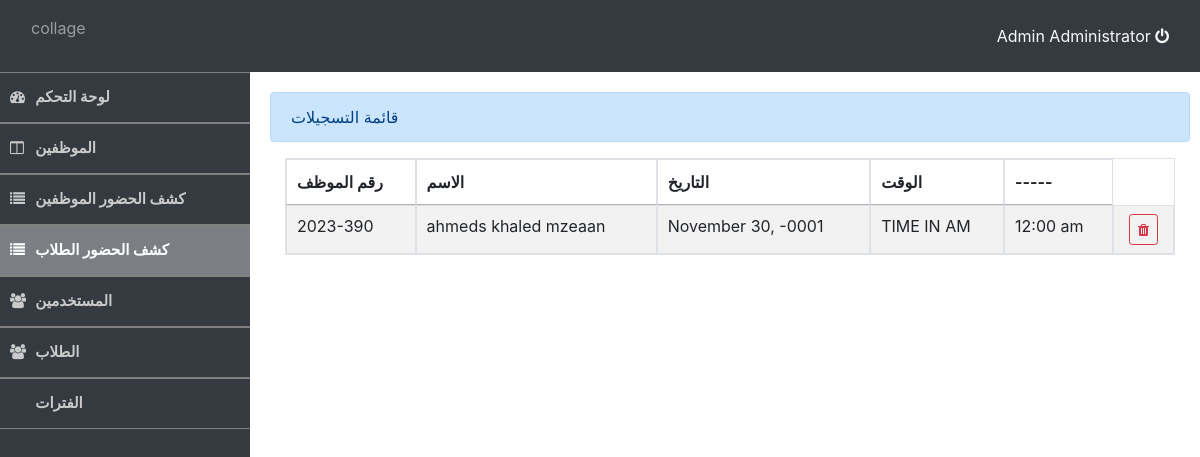
The page /admin/attendance_std.php (signed in) on the database its author committed.
### tables this page shows
CREATE TABLE `users` (
  `id` int(11) NOT NULL,
  `username` varchar(100) NOT NULL,
  `password` varchar(100) NOT NULL,
  `firstname` varchar(100) NOT NULL,
  `lastname` varchar(100) NOT NULL
);

CREATE TABLE `std_attend` (
  `id` int(11) NOT NULL,
  `student_id` int(11) NOT NULL,
  `log_type` tinyint(4) NOT NULL,
  `datetime_log` datetime NOT NULL,
  `date_updated` datetime NOT NULL
);

CREATE TABLE `student` (
  `id` int(11) NOT NULL,
  `student_no` varchar(100) NOT NULL,
  `password` varchar(100) NOT NULL,
  `firstname` varchar(100) NOT NULL,
  `middlename` varchar(100) NOT NULL,
  `lastname` varchar(100) NOT NULL,
  `avatar` varchar(100) NOT NULL,
  `department` varchar(100) NOT NULL,
  `year_acadmic` int(11) NOT NULL
);

### admin/auth.php (called while the page is built, shortened)
<?php
	require_once 'db_connect.php';
	$user_qry = $conn->query("SELECT * FROM users WHERE `id` = '".$_SESSION['login_id']."' ") or die(mysqli_error());
	$user = $user_qry->fetch_array();
	$user_name = $user['firstname']." ".$user['lastname'];
?>

### admin/attendance_std.php (the view, shortened to what this page needs)
<!DOCTYPE html>
<?php
	require_once 'auth.php';
?>
<html lang = "eng">
	<head>
		<?php include('header.php') ?>
	</head>
	<body>
		<?php include('nav_bar.php') ?>
		<div class = "container-fluid admin" >
			<div class = "alert alert-primary"> قائمة التسجيلات</div>
			<div class = "well col-lg-12">
				<table id="table" class="table table-bordered table-striped">
					<thead>
						<tr>
							<th>رقم الموظف</th>
							<th>الاسم</th>
							<th>التاريخ</th>
							<thنوع التسجيل</th>
							<th>الوقت</th>
							<th>-----</th>
						</tr>
					</thead>
					<tbody>
					<?php
						$attendance_qry = $conn->query("SELECT a.*,concat(e.firstname,' ',e.middlename,' ',e.lastname) as name, e.student_no FROM `std_attend` a inner join student e on a.student_id = e.id ");
						while($row = $attendance_qry->fetch_array()){
					?>
						<tr>
							<td><?php echo $row['student_no']?></td>
							<td><?php echo htmlentities($row['name'])?></td>
							<td><?php echo date("F d, Y", strtotime($row['datetime_log']))?></td>
							<?php
							if($row['log_type'] ==1){
								$log = "TIME IN AM";
							}elseif($row['log_type'] ==2){
								$log = "TIME OUT AM";
							}
							elseif($row['log_type'] ==3){
								$log = "TIME IN PM";
							}elseif($row['log_type'] ==4){
								$log = "TIME OUT PM";
							}
							?>
							<td><?php echo $log ?></td>
							<td><?php echo date("h:i a", strtotime($row['datetime_log']))?></td>
							<td><center><button data-id = "<?php echo $row['id']?>" class = "btn btn-sm btn-outline-danger remove_log" type="button"><i class = "fa fa-trash"></i></button></center></td>
						</tr>
					<?php
						}
					?>
					</tbody>
				</table>
			<br />
			<br />
			<br />
			</div>
		</div>
	</body>
</html>

### admin/nav_bar.php (shortened to what this page needs)
	<nav class = "navbar navbar-header navbar-dark bg-dark">
	<div class = "container-fluid">
		<div class = "navbar-header">
			<p class = "navbar-text pull-right">collage</p>
		</div>
		<div class = "nav navbar-nav navbar-right">
			<a href="logout.php" class="text-light"><?php echo $user_name ?> <i class="fa fa-power-off"></i></a>
		</div>
	</div>
</nav>
<div id="sidebar" class="bg-dark">
	<div id="sidebar-field">
		<a href="home.php" class="sidebar-item">
				<div class="sidebar-icon"><i class="fa fa-dashboard"> </i></div>  لوحة التحكم
		</a>
	</div>
	<div id="sidebar-field">
		<a href="employee.php" class="sidebar-item">
				<div class="sidebar-icon"><i class="fa fa-columns"> </i></div>  الموظفين
		</a>
	</div>
	<div id="sidebar-field">
		<a href="attendance.php" class="sidebar-item">
				<div class="sidebar-icon"><i class="fa fa-list"> </i></div>  كشف الحضور الموظفين
		</a>
	</div>
	<div id="sidebar-field">
		<a href="attendance_std.php" class="sidebar-item">
				<div class="sidebar-icon"><i class="fa fa-list"> </i></div>  كشف الحضور الطلاب
		</a>
	</div>
	<div id="sidebar-field">
		<a href="users.php" class="sidebar-item">
				<div class="sidebar-icon"><i class="fa fa-users"> </i></div>  المستخدمين
		</a>
	</div>
	<div id="sidebar-field">
		<a href="student.php" class="sidebar-item">
				<div class="sidebar-icon"><i class="fa fa-users"> </i></div>  الطلاب
		</a>
	</div>
	<div id="sidebar-field">
		<a href="time.php" class="sidebar-item">
				<div class="sidebar-icon"><i class="fa fa-time"> </i></div>  الفترات
		</a>
	</div>
</div>

### assets/css/style.css (style rules this page uses)
body { height:100%; }
div#sidebar { width: 250px; height: 95.3%; position: absolute; }
#sidebar-field { border-top:1px solid gray; }
#sidebar .sidebar-item { position: relative; height: 50px; padding: 10px; display: inline-flex; font-size: 15px; align-items: center; border-bottom: 1px solid gray; width: 100%; color: #cacaca; font-weight: 700 }
#sidebar .sidebar-item:hover, #sidebar .sidebar-item.active { color:white; text-decoration: unset; background: #ffffff59 }
#sidebar .sidebar-item .sidebar-icon { width:11%; padding: auto; }
.container-fluid.admin { padding: 20px; width: 80%; max-width: inherit; margin-left: 250px }

### rows shown on the page
users: user_name "Admin Administrator"
std_attend: student.student_no "2023-390", name "ahmeds khaled mzeaan", datetime_log "November 30, -0001", log_type "TIME IN AM", datetime_log "12:00 am"
